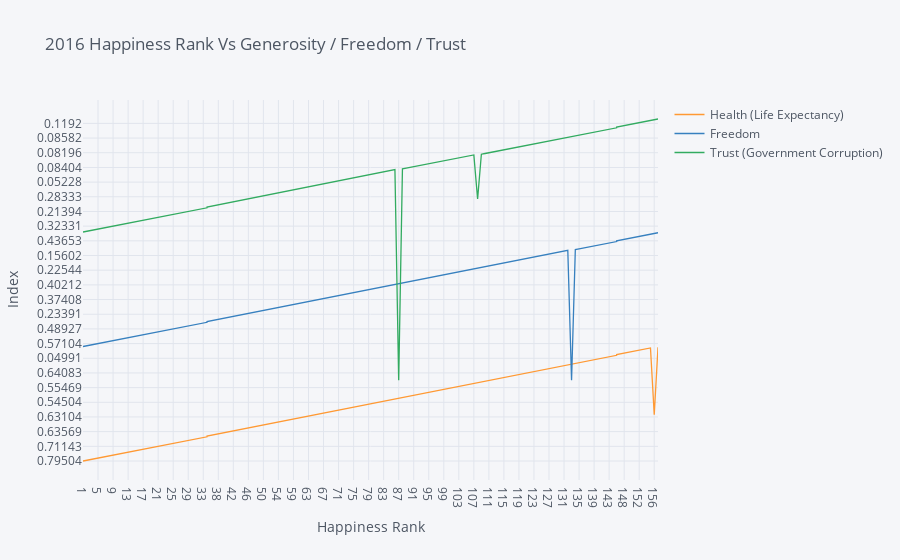

Here is the notebook cell this chart was saved with:
### Code cell
# Create line plots for Happiness Rank Vs Health / Freedom / Trust. * Do you think people living in happier countries have better health?
whp.iplot(
    x='Happiness Rank',
    y=['Health (Life Expectancy)','Freedom','Trust (Government Corruption)'],
    xTitle='Happiness Rank',
    yTitle='Index',
    title='2016 Happiness Rank Vs Generosity / Freedom / Trust '
)

### Figure 1 — Plotly figure (JSON) as saved in the notebook; plotly's stock layout.template omitted (floating-point values rounded to 4 significant figures; data arrays with more than 128 entries replaced by an {"elided": "..."} marker saying what was removed)
{"data": [{"line": {"color": "rgba(255, 153, 51, 1.0)", "dash": "solid", "shape": "linear", "width": 1.3}, "mode": "lines", "name": "Health (Life Expectancy)", "text": "", "type": "scatter", "x": {"elided": "157 str values"}, "y": {"elided": "157 str values"}}, {"line": {"color": "rgba(55, 128, 191, 1.0)", "dash": "solid", "shape": "linear", "width": 1.3}, "mode": "lines", "name": "Freedom", "text": "", "type": "scatter", "x": {"elided": "157 str values"}, "y": {"elided": "157 str values"}}, {"line": {"color": "rgba(50, 171, 96, 1.0)", "dash": "solid", "shape": "linear", "width": 1.3}, "mode": "lines", "name": "Trust (Government Corruption)", "text": "", "type": "scatter", "x": {"elided": "157 str values"}, "y": {"elided": "157 str values"}}], "layout": {"legend": {"bgcolor": "#F5F6F9", "font": {"color": "#4D5663"}}, "paper_bgcolor": "#F5F6F9", "plot_bgcolor": "#F5F6F9", "title": {"font": {"color": "#4D5663"}, "text": "2016 Happiness Rank Vs Generosity / Freedom / Trust "}, "xaxis": {"gridcolor": "#E1E5ED", "showgrid": true, "tickfont": {"color": "#4D5663"}, "title": {"font": {"color": "#4D5663"}, "text": "Happiness Rank"}, "zerolinecolor": "#E1E5ED"}, "yaxis": {"gridcolor": "#E1E5ED", "showgrid": true, "tickfont": {"color": "#4D5663"}, "title": {"font": {"color": "#4D5663"}, "text": "Index"}, "zerolinecolor": "#E1E5ED"}}}
